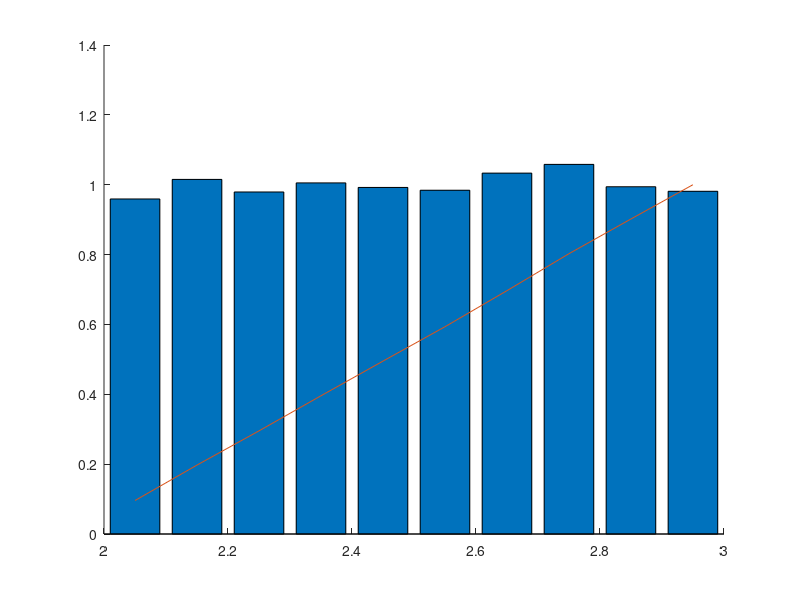

The MATLAB source for this figure:
%12181769 ³²Èñ¿ø 2ÁÖÂ÷ ½Ç½À 1¹ø

N=10000;
R=10;

U=rand(1,N)*(3-2)+2;

[M,X]=hist(U,R);

resol=X(2)-X(1);
PDF=M/N/resol;
CDF=cumsum(PDF*resol);

E=mean(U,'all');

figure; hold on;
bar(X,PDF);
plot(X,CDF);
